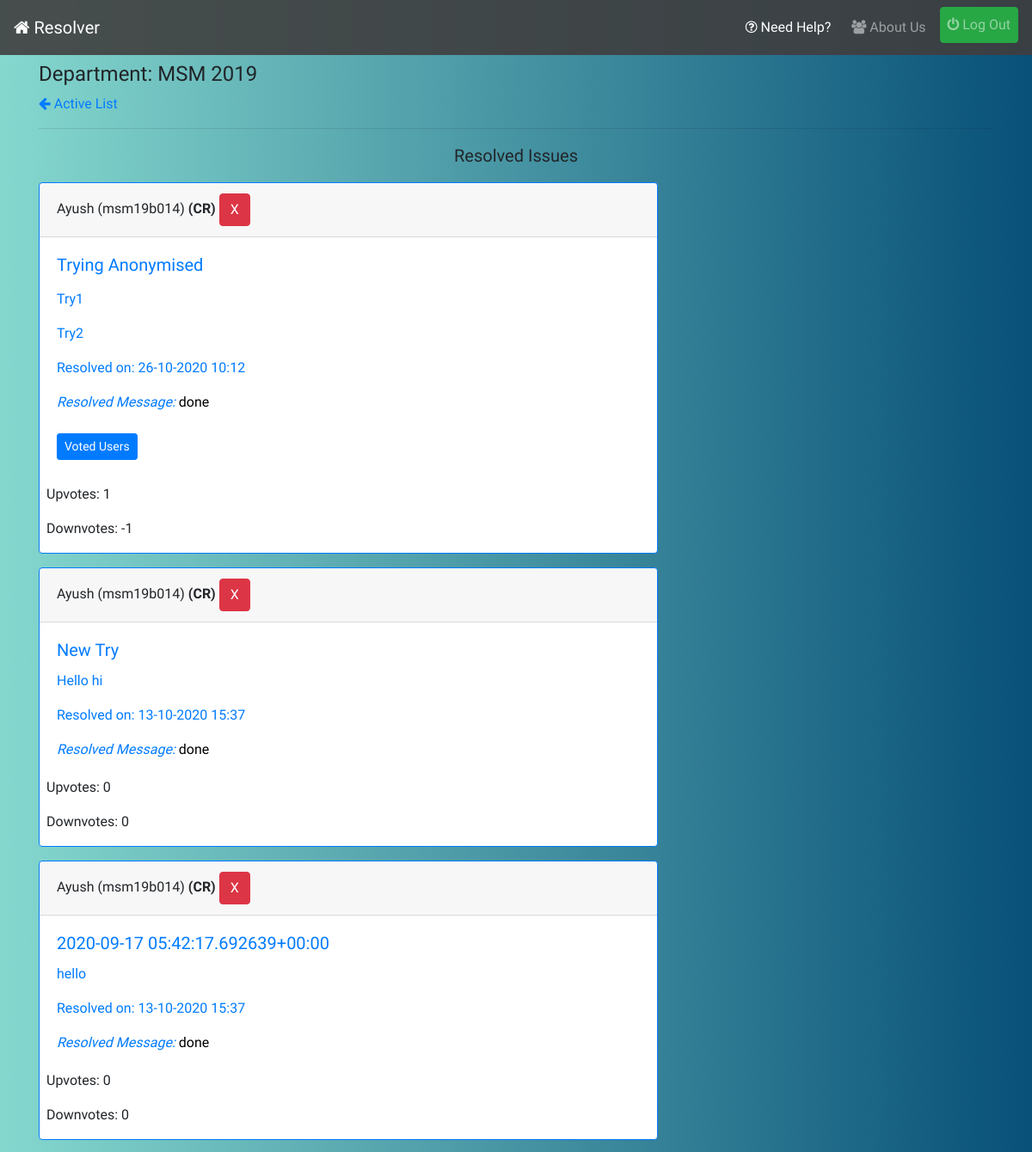
/resolved/ (signed in, upper part), run on an earlier commit of the app's database.
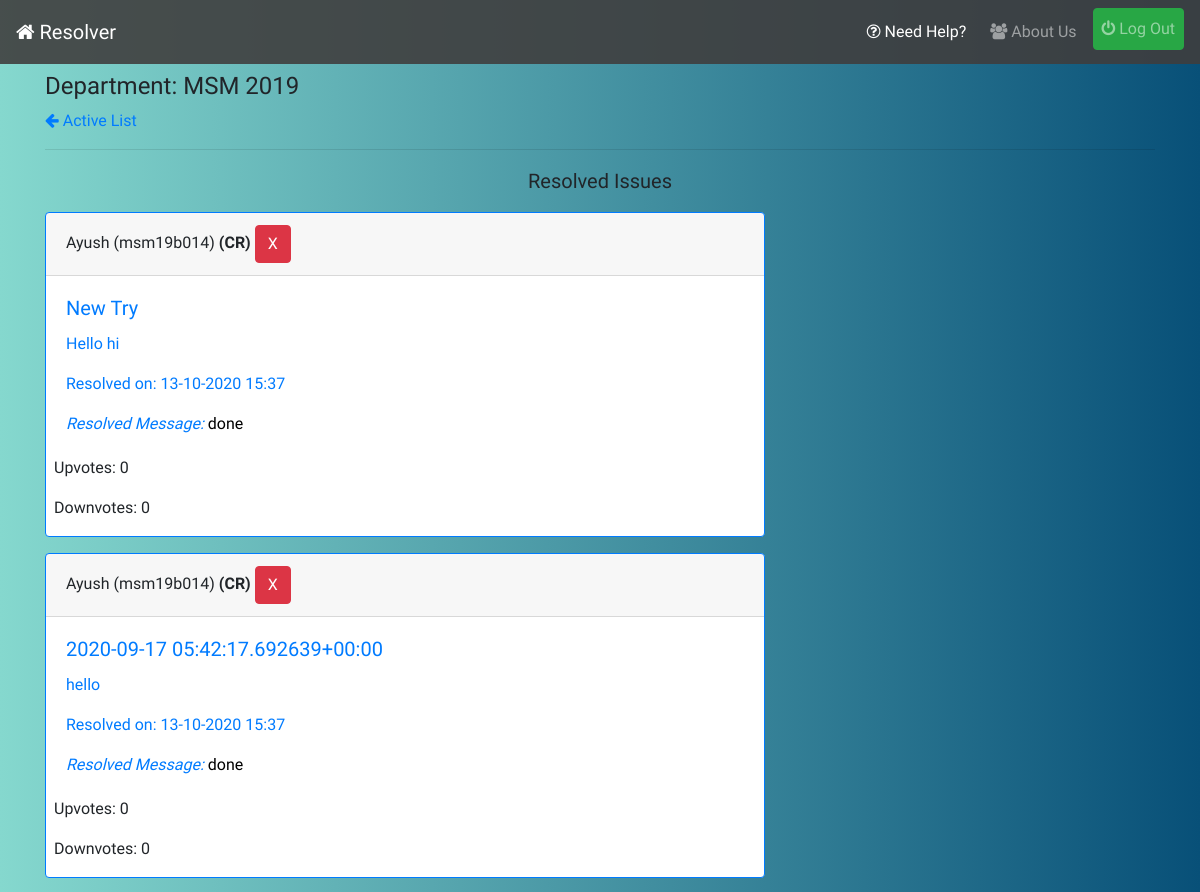
And on a later commit of the database.
### profiles/models.py (models this page shows, shortened)
class User(AbstractUser):
    pass

class UserInfo(models.Model):
    user = models.OneToOneField(User,on_delete=models.CASCADE,related_name='info')
    is_cr = models.BooleanField(default=False)
    department = models.CharField(max_length=20)
    join_year = models.CharField(max_length=4)
    institute = models.ForeignKey(Institute,on_delete=models.CASCADE,related_name='allusers')
    registered_on = models.DateTimeField(auto_now_add=True)
    total_upvotes = models.IntegerField(default=0)
    total_downvotes = models.IntegerField(default=0)
    total_novotes = models.IntegerField(default=0)
    class Meta:
        ordering = ['-total_upvotes','-total_downvotes','-total_novotes']

### reporter/models.py (models this page shows, shortened)
class Report(models.Model):
    user = models.ForeignKey(UserInfo,on_delete=models.CASCADE,blank=True)
    title = models.CharField('Subject',max_length=56)
    content = models.TextField('Issue')
    department = models.CharField(max_length=20,blank=True)
    year = models.CharField(max_length=4,blank=True)
    timestamp = models.DateTimeField(auto_now_add=True)
    updated = models.DateTimeField(auto_now=True)
    active = models.BooleanField(default=True)
    resolved = models.BooleanField(default=False)
    cr_line = models.CharField(max_length=256,null=True,blank=True)
    upvotes = models.IntegerField(default=0)
    downvotes = models.IntegerField(default=0)
    deadline = models.DateTimeField(null=True)
    anonymized = models.BooleanField(default=True,help_text = "CRs don't have Access to Voted Users!")
    class Meta:
        ordering = ['-timestamp']

### reporter/views.py (the view)
# urls.py: path('resolved/',views.resolved_view,name='resolved'),
@login_required
def resolved_view(request):
    qs = Report.objects.filter(active=False,department=request.user.info.department,year=request.user.info.join_year,resolved=True).order_by('-updated')
    return render(request,'reporter/resolved.html',{'issue_list':qs})

### infolist/context-processors.py (called while the page is built)
def pending_info_list_context(request):
    if request.user.is_superuser:
        return {}
    pending = -1
    if request.user.is_authenticated:
        pending = InfoList.objects.filter(department=request.user.info.department,year=request.user.info.join_year,approved=False).count()
    return {"pending_info_list":pending}

### reporter/context-processors.py (called while the page is built)
def pending_issue_list_context(request):
    if request.user.is_superuser:
        return {}
    pending=-1
    if request.user.is_authenticated:
        pending = Report.objects.filter(active=False,department=request.user.info.department,year=request.user.info.join_year,resolved=False).count()
    return {"pending_issue_count":pending}

def resolved_issue_list_context(request):
    if request.user.is_superuser:
        return {}
    resolved=-1
    if request.user.is_authenticated:
        resolved = Report.objects.filter(active=False,department=request.user.info.department,year=request.user.info.join_year,resolved=True).count()
    return {"resolved_issue_count":resolved}

def pending_contact_list_context(request):
    if request.user.is_superuser:
        return {}
    pending=-1
    if request.user.is_authenticated:
        pending = ContactList.objects.filter(department=request.user.info.department,year=request.user.info.join_year,approved=False).count()
    return {"pending_contact_count":pending}

def live_polls_count_context(request):
    if request.user.is_superuser:
        return {}
    count = -1
    if request.user.is_authenticated:
        count = Poll.objects.filter(active=True,department=request.user.info.department,join=request.user.info.join_year).count()
    return {"live_polls_count":count}

### reporter/templates/reporter/resolved.html (shortened to what this page needs)
{% extends 'base.html' %}
{% load static %}
{% block content %}
{% if request.user.is_authenticated %}
    <h4 class="mt-2">Department: {{request.user.info.department|upper}} {{request.user.info.join_year}}</h4>
    <a href="{% url 'reporter:index' %}"><i class="fa fa-arrow-left"></i> Active List</a>
    <hr>
    <p class="mt-2 lead text-center">Resolved Issues</p>
    {% for issue in issue_list %}
    <div class="card border-primary mb-3" style="max-width: 45rem;">
        <div class="card-header">{{issue.user.user.first_name}} ({{issue.user.user.username}}) {% if issue.user.is_cr %}<strong>(CR)</strong>{% endif %} {% if request.user.info.is_cr %}<button type="button" class="btn btn-danger" data-toggle="modal" data-target="#deleteModal">X</button>{% endif %}</div>
        <div class="card-body text-primary">
            <h5 class="card-title">{{issue.title}}</h5>
            <p class="card-text" >{{issue.content|safe}}</p>
            <p class="card-text">Resolved on: {{issue.updated|date:'d-m-Y H:i'}}</p>
            <p class="card-text resolve-message"><em>Resolved Message: </em><span style="color: black;">{{issue.cr_line}}</span></p>
            {% if not issue.anonymized %}
            <a class="btn btn-primary btn-sm my-2" href="{% url 'reporter:voted-users' issue.id %}">Voted Users</a>
            {% endif %}
        </div>
        <div class="results ml-2">
            <p>Upvotes: {{issue.upvotes}}</p>
            <p>Downvotes: {{issue.downvotes}}</p>
        </div>
    </div>
    {% empty %}
    <p class="lead">No Issues, Resolved yet!</p>
    {% endfor %}
{% endif %}
{% endblock %}

### templates/base.html (shortened to what this page needs)
{% load static %}
<!doctype html>
<html lang="en">
  <head>
     <link rel="stylesheet" href="https://stackpath.bootstrapcdn.com/bootstrap/4.5.2/css/bootstrap.min.css">
     <link rel="stylesheet" href="{% static 'css/style.css' %}">
    <link rel="stylesheet" href="https://stackpath.bootstrapcdn.com/font-awesome/4.7.0/css/font-awesome.min.css">
  </head>
  <body>
      <nav style="background-color:rgba(63, 61, 61, 0.89) ;" class="navbar navbar-expand-lg navbar-dark sticky-top">
        <a class="navbar-brand" href="{% url 'reporter:index' %}"><i class="fa fa-home"></i> Resolver</a>
        <div class="collapse navbar-collapse" id="navbarSupportedContent">
          <ul class="navbar-nav ml-auto">
            <li class="nav-item active">
              <a class="nav-link my-1 mr-2 text-center" href="{% url 'reporter:documentation' %}"><i class="fa fa-question-circle-o"></i> Need Help?</a>
            </li>
            <li class="nav-item">
              <a class="nav-link my-1 mr-2 text-center" href="{% url 'reporter:about' %}"><i class="fa fa-users"></i> About Us<span class="sr-only">(current)</span></a>
            </li>
            {% if request.user.is_authenticated %}
            <li class="nav-item">
              <a class="nav-link btn btn-success" href="{% url 'account_logout' %}"><i class="fa fa-power-off"></i> Log Out</a>
            </li>
            {% endif %}
          </ul>
        </div>
      </nav>
    <div class="container">
      {% block content %} {% endblock %}
    </div>
  </body>
</html>

### static/css/style.css (style rules this page uses)
body { background: #085078; background: -webkit-linear-gradient(to right, #85D8CE, #085078); background: linear-gradient(to right, #85D8CE, #085078); font-family: 'Ubuntu', sans-serif; }

What changed in the data, as far as the page shows it:
removed Report: user.user.first_name "Ayush", user.user.username "msm19b014", shows "(CR)", title "Trying Anonymised", content "Try1 Try2", updated "26-10-2020 10:12", cr_line "done", anonymized "Voted Users", upvotes "1", downvotes "-1"
